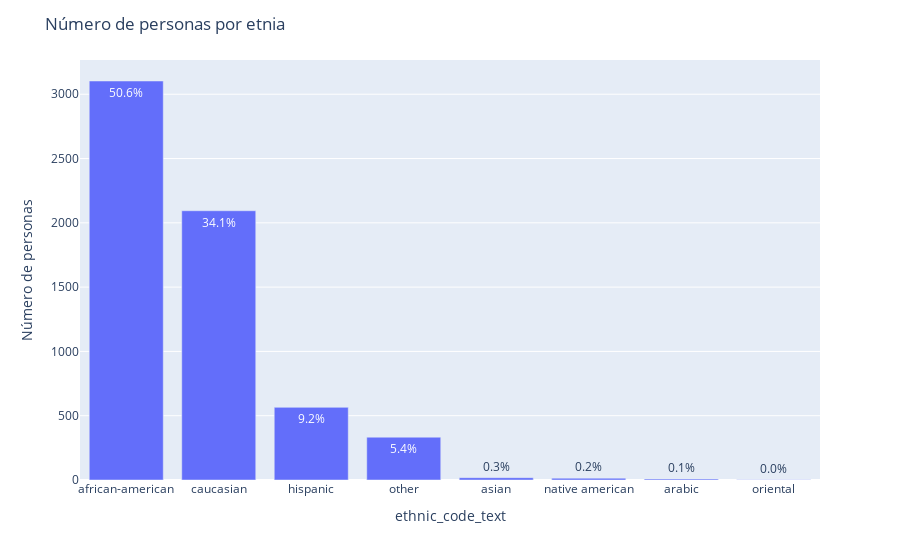

Notebook code for this chart:
### Code cell
eda(df)

### Figure 1 — Plotly figure (JSON) as saved in the notebook; plotly's stock layout.template omitted (floating-point values rounded to 4 significant figures)
{"data": [{"alignmentgroup": "True", "hovertemplate": "ethnic_code_text=%{x}<br>personas=%{y}<br>text=%{text}<extra></extra>", "legendgroup": "", "marker": {"color": "#636efa", "pattern": {"shape": ""}}, "name": "", "offsetgroup": "", "orientation": "v", "showlegend": false, "text": ["50.6%", "34.1%", "9.2%", "5.4%", "0.3%", "0.2%", "0.1%", "0.0%"], "textposition": "auto", "type": "bar", "x": ["african-american", "caucasian", "hispanic", "other", "asian", "native american", "arabic", "oriental"], "xaxis": "x", "y": [3103, 2094, 565, 333, 18, 14, 8, 2], "yaxis": "y"}], "layout": {"barmode": "relative", "legend": {"tracegroupgap": 0}, "margin": {"t": 60}, "title": {"text": "Número de personas por etnia"}, "xaxis": {"anchor": "y", "domain": [0, 1], "title": {"text": "ethnic_code_text"}}, "yaxis": {"anchor": "x", "domain": [0, 1], "title": {"text": "Número de personas"}}}}
